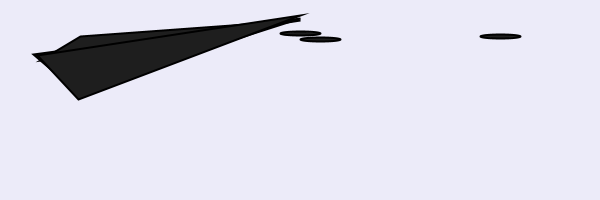
Frame 1 (no input)
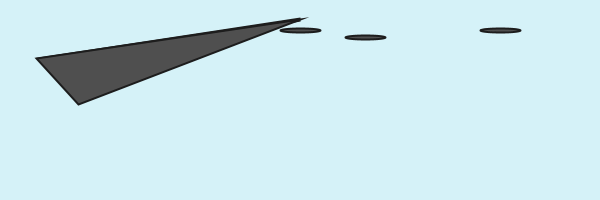
Frame 60 (the mouse pressed at the canvas centre just before this capture)
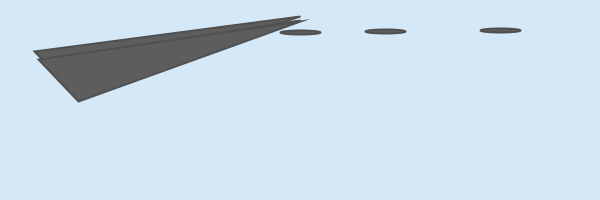
Frame 120 (the mouse held since frame 60 and released just before this capture)

The Processing sketch that drew these frames (run headless with seeded random() and noise(); from frame 60 on, the mouse is pressed at the canvas centre):

// Processing sketch: processing_84202
// ── processing_84202.pde

void setup (){
  size(600,200);
  smooth();
}



void draw ()
{
background(random(212,250),random(231,250),random(247,250));
fill(random(9,100));
strokeWeight(2);
triangle(random(300,300),random(10,20),random(30,40),random(50,60),random(70,80),random(90,10));
triangle(random(300,300),random(20,10),random(40,30),random(60,50),random(80,70),random(10,90));
triangle(random(300,300),random(15,25),random(35,45),random(55,65),random(75,85),random(95,105));

//ellipse
ellipse(random(500,300),random(30,40),random(40,30),random(4,3));
ellipse(random(300,500),random(30,40),random(40,30),random(4,3));
ellipse(random (300,300),random(30,40),random(40,30),random(4,3));


stroke(random(0,200));

}
